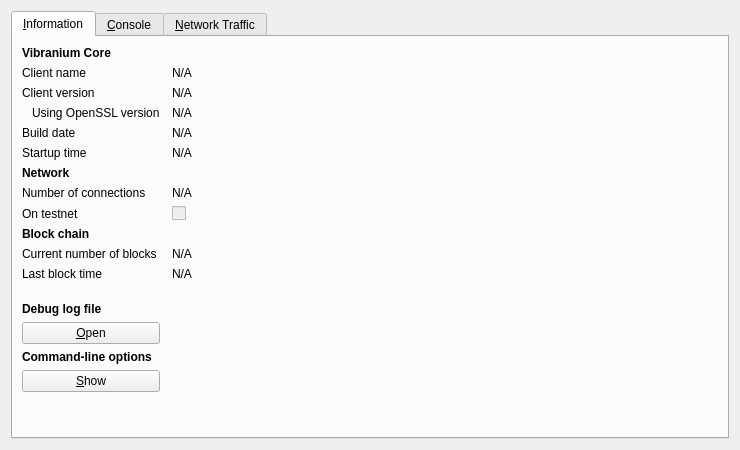
<?xml version="1.0" encoding="UTF-8"?>
<ui version="4.0">
 <class>RPCConsole</class>
 <widget class="QDialog" name="RPCConsole">
  <property name="geometry">
   <rect>
    <x>0</x>
    <y>0</y>
    <width>740</width>
    <height>450</height>
   </rect>
  </property>
  <property name="windowTitle">
   <string>Vibranium - Debug window</string>
  </property>
  <layout class="QVBoxLayout" name="verticalLayout_2">
   <item>
    <widget class="QTabWidget" name="tabWidget">
     <property name="currentIndex">
      <number>0</number>
     </property>
     <widget class="QWidget" name="tab_info">
      <attribute name="title">
       <string>&amp;Information</string>
      </attribute>
      <layout class="QGridLayout" name="gridLayout" columnstretch="0,1">
       <property name="horizontalSpacing">
        <number>12</number>
       </property>
       <item row="0" column="0">
        <widget class="QLabel" name="label_9">
         <property name="font">
          <font>
           <weight>75</weight>
           <bold>true</bold>
          </font>
         </property>
         <property name="text">
          <string>Vibranium Core</string>
         </property>
        </widget>
       </item>
       <item row="1" column="0">
        <widget class="QLabel" name="label_5">
         <property name="text">
          <string>Client name</string>
         </property>
        </widget>
       </item>
       <item row="1" column="1">
        <widget class="QLabel" name="clientName">
         <property name="cursor">
          <cursorShape>IBeamCursor</cursorShape>
         </property>
         <property name="text">
          <string>N/A</string>
         </property>
         <property name="textFormat">
          <enum>Qt::PlainText</enum>
         </property>
         <property name="textInteractionFlags">
          <set>Qt::LinksAccessibleByMouse|Qt::TextSelectableByKeyboard|Qt::TextSelectableByMouse</set>
         </property>
        </widget>
       </item>
       <item row="2" column="0">
        <widget class="QLabel" name="label_6">
         <property name="text">
          <string>Client version</string>
         </property>
        </widget>
       </item>
       <item row="2" column="1">
        <widget class="QLabel" name="clientVersion">
         <property name="cursor">
          <cursorShape>IBeamCursor</cursorShape>
         </property>
         <property name="text">
          <string>N/A</string>
         </property>
         <property name="textFormat">
          <enum>Qt::PlainText</enum>
         </property>
         <property name="textInteractionFlags">
          <set>Qt::LinksAccessibleByMouse|Qt::TextSelectableByKeyboard|Qt::TextSelectableByMouse</set>
         </property>
        </widget>
       </item>
       <item row="3" column="0">
        <widget class="QLabel" name="label_14">
         <property name="text">
          <string>Using OpenSSL version</string>
         </property>
         <property name="indent">
          <number>10</number>
         </property>
        </widget>
       </item>
       <item row="3" column="1">
        <widget class="QLabel" name="openSSLVersion">
         <property name="cursor">
          <cursorShape>IBeamCursor</cursorShape>
         </property>
         <property name="text">
          <string>N/A</string>
         </property>
         <property name="textFormat">
          <enum>Qt::PlainText</enum>
         </property>
         <property name="textInteractionFlags">
          <set>Qt::LinksAccessibleByMouse|Qt::TextSelectableByKeyboard|Qt::TextSelectableByMouse</set>
         </property>
        </widget>
       </item>
       <item row="4" column="0">
        <widget class="QLabel" name="label_12">
         <property name="text">
          <string>Build date</string>
         </property>
        </widget>
       </item>
       <item row="4" column="1">
        <widget class="QLabel" name="buildDate">
         <property name="cursor">
          <cursorShape>IBeamCursor</cursorShape>
         </property>
         <property name="text">
          <string>N/A</string>
         </property>
         <property name="textFormat">
          <enum>Qt::PlainText</enum>
         </property>
         <property name="textInteractionFlags">
          <set>Qt::LinksAccessibleByMouse|Qt::TextSelectableByKeyboard|Qt::TextSelectableByMouse</set>
         </property>
        </widget>
       </item>
       <item row="5" column="0">
        <widget class="QLabel" name="label_13">
         <property name="text">
          <string>Startup time</string>
         </property>
        </widget>
       </item>
       <item row="5" column="1">
        <widget class="QLabel" name="startupTime">
         <property name="cursor">
          <cursorShape>IBeamCursor</cursorShape>
         </property>
         <property name="text">
          <string>N/A</string>
         </property>
         <property name="textFormat">
          <enum>Qt::PlainText</enum>
         </property>
         <property name="textInteractionFlags">
          <set>Qt::LinksAccessibleByMouse|Qt::TextSelectableByKeyboard|Qt::TextSelectableByMouse</set>
         </property>
        </widget>
       </item>
       <item row="6" column="0">
        <widget class="QLabel" name="label_11">
         <property name="font">
          <font>
           <weight>75</weight>
           <bold>true</bold>
          </font>
         </property>
         <property name="text">
          <string>Network</string>
         </property>
        </widget>
       </item>
       <item row="7" column="0">
        <widget class="QLabel" name="label_7">
         <property name="text">
          <string>Number of connections</string>
         </property>
        </widget>
       </item>
       <item row="7" column="1">
        <widget class="QLabel" name="numberOfConnections">
         <property name="cursor">
          <cursorShape>IBeamCursor</cursorShape>
         </property>
         <property name="text">
          <string>N/A</string>
         </property>
         <property name="textFormat">
          <enum>Qt::PlainText</enum>
         </property>
         <property name="textInteractionFlags">
          <set>Qt::LinksAccessibleByMouse|Qt::TextSelectableByKeyboard|Qt::TextSelectableByMouse</set>
         </property>
        </widget>
       </item>
       <item row="8" column="0">
        <widget class="QLabel" name="label_8">
         <property name="text">
          <string>On testnet</string>
         </property>
        </widget>
       </item>
       <item row="8" column="1">
        <widget class="QCheckBox" name="isTestNet">
         <property name="enabled">
          <bool>false</bool>
         </property>
         <property name="text">
          <string/>
         </property>
        </widget>
       </item>
       <item row="9" column="0">
        <widget class="QLabel" name="label_10">
         <property name="font">
          <font>
           <weight>75</weight>
           <bold>true</bold>
          </font>
         </property>
         <property name="text">
          <string>Block chain</string>
         </property>
        </widget>
       </item>
       <item row="10" column="0">
        <widget class="QLabel" name="label_3">
         <property name="text">
          <string>Current number of blocks</string>
         </property>
        </widget>
       </item>
       <item row="10" column="1">
        <widget class="QLabel" name="numberOfBlocks">
         <property name="cursor">
          <cursorShape>IBeamCursor</cursorShape>
         </property>
         <property name="text">
          <string>N/A</string>
         </property>
         <property name="textFormat">
          <enum>Qt::PlainText</enum>
         </property>
         <property name="textInteractionFlags">
          <set>Qt::LinksAccessibleByMouse|Qt::TextSelectableByKeyboard|Qt::TextSelectableByMouse</set>
         </property>
        </widget>
       </item>
       <item row="11" column="0">
        <widget class="QLabel" name="label_2">
         <property name="text">
          <string>Last block time</string>
         </property>
        </widget>
       </item>
       <item row="11" column="1">
        <widget class="QLabel" name="lastBlockTime">
         <property name="cursor">
          <cursorShape>IBeamCursor</cursorShape>
         </property>
         <property name="text">
          <string>N/A</string>
         </property>
         <property name="textFormat">
          <enum>Qt::PlainText</enum>
         </property>
         <property name="textInteractionFlags">
          <set>Qt::LinksAccessibleByMouse|Qt::TextSelectableByKeyboard|Qt::TextSelectableByMouse</set>
         </property>
        </widget>
       </item>
       <item row="12" column="0">
        <spacer name="verticalSpacer_2">
         <property name="orientation">
          <enum>Qt::Vertical</enum>
         </property>
         <property name="sizeHint" stdset="0">
          <size>
           <width>20</width>
           <height>20</height>
          </size>
         </property>
        </spacer>
       </item>
       <item row="13" column="0">
        <widget class="QLabel" name="labelDebugLogfile">
         <property name="font">
          <font>
           <weight>75</weight>
           <bold>true</bold>
          </font>
         </property>
         <property name="text">
          <string>Debug log file</string>
         </property>
        </widget>
       </item>
       <item row="14" column="0">
        <widget class="QPushButton" name="openDebugLogfileButton">
         <property name="toolTip">
          <string>Open the Vibranium debug log file from the current data directory. This can take a few seconds for large log files.</string>
         </property>
         <property name="text">
          <string>&amp;Open</string>
         </property>
         <property name="autoDefault">
          <bool>false</bool>
         </property>
        </widget>
       </item>
       <item row="15" column="0">
        <widget class="QLabel" name="labelCLOptions">
         <property name="font">
          <font>
           <weight>75</weight>
           <bold>true</bold>
          </font>
         </property>
         <property name="text">
          <string>Command-line options</string>
         </property>
        </widget>
       </item>
       <item row="16" column="0">
        <widget class="QPushButton" name="showCLOptionsButton">
         <property name="toolTip">
          <string>Show the Vibranium-Qt help message to get a list with possible Vibranium command-line options.</string>
         </property>
         <property name="text">
          <string>&amp;Show</string>
         </property>
         <property name="autoDefault">
          <bool>false</bool>
         </property>
        </widget>
       </item>
       <item row="17" column="0">
        <spacer name="verticalSpacer">
         <property name="orientation">
          <enum>Qt::Vertical</enum>
         </property>
         <property name="sizeHint" stdset="0">
          <size>
           <width>20</width>
           <height>40</height>
          </size>
         </property>
        </spacer>
       </item>
      </layout>
     </widget>
     <widget class="QWidget" name="tab_console">
      <attribute name="title">
       <string>&amp;Console</string>
      </attribute>
      <layout class="QVBoxLayout" name="verticalLayout_3">
       <property name="spacing">
        <number>3</number>
       </property>
       <item>
        <widget class="QTextEdit" name="messagesWidget">
         <property name="minimumSize">
          <size>
           <width>0</width>
           <height>100</height>
          </size>
         </property>
         <property name="readOnly">
          <bool>true</bool>
         </property>
         <property name="tabKeyNavigation" stdset="0">
          <bool>false</bool>
         </property>
         <property name="columnCount" stdset="0">
          <number>2</number>
         </property>
        </widget>
       </item>
       <item>
        <layout class="QHBoxLayout" name="horizontalLayout">
         <property name="spacing">
          <number>3</number>
         </property>
         <item>
          <widget class="QLabel" name="label">
           <property name="text">
            <string notr="true">&gt;</string>
           </property>
          </widget>
         </item>
         <item>
          <widget class="QLineEdit" name="lineEdit"/>
         </item>
         <item>
          <widget class="QPushButton" name="clearButton">
           <property name="maximumSize">
            <size>
             <width>24</width>
             <height>24</height>
            </size>
           </property>
           <property name="toolTip">
            <string>Clear console</string>
           </property>
           <property name="text">
            <string/>
           </property>
           <property name="icon">
            <iconset resource="../bitcoin.qrc">
             <normaloff>:/icons/remove</normaloff>:/icons/remove</iconset>
           </property>
           <property name="shortcut">
            <string notr="true">Ctrl+L</string>
           </property>
           <property name="autoDefault">
            <bool>false</bool>
           </property>
          </widget>
         </item>
        </layout>
       </item>
      </layout>
     </widget>
     <widget class="QWidget" name="tab">
      <attribute name="title">
       <string>&amp;Network Traffic</string>
      </attribute>
      <layout class="QHBoxLayout" name="horizontalLayout_3">
       <item>
        <layout class="QVBoxLayout" name="verticalLayout_4">
         <item>
          <widget class="TrafficGraphWidget" name="trafficGraph" native="true">
           <property name="sizePolicy">
            <sizepolicy hsizetype="Expanding" vsizetype="Expanding">
             <horstretch>0</horstretch>
             <verstretch>0</verstretch>
            </sizepolicy>
           </property>
          </widget>
         </item>
         <item>
          <layout class="QHBoxLayout" name="horizontalLayout_2">
           <item>
            <widget class="QSlider" name="sldGraphRange">
             <property name="minimum">
              <number>1</number>
             </property>
             <property name="maximum">
              <number>288</number>
             </property>
             <property name="pageStep">
              <number>12</number>
             </property>
             <property name="value">
              <number>6</number>
             </property>
             <property name="orientation">
              <enum>Qt::Horizontal</enum>
             </property>
            </widget>
           </item>
           <item>
            <widget class="QLabel" name="lblGraphRange">
             <property name="minimumSize">
              <size>
               <width>100</width>
               <height>0</height>
              </size>
             </property>
             <property name="alignment">
              <set>Qt::AlignCenter</set>
             </property>
            </widget>
           </item>
           <item>
            <widget class="QPushButton" name="btnClearTrafficGraph">
             <property name="text">
              <string>&amp;Clear</string>
             </property>
            </widget>
           </item>
          </layout>
         </item>
        </layout>
       </item>
       <item>
        <layout class="QVBoxLayout" name="verticalLayout">
         <item>
          <widget class="QGroupBox" name="groupBox">
           <property name="title">
            <string>Totals</string>
           </property>
           <layout class="QVBoxLayout" name="verticalLayout_5">
            <item>
             <layout class="QHBoxLayout" name="horizontalLayout_4">
              <item>
               <widget class="Line" name="line">
                <property name="sizePolicy">
                 <sizepolicy hsizetype="Fixed" vsizetype="Fixed">
                  <horstretch>0</horstretch>
                  <verstretch>0</verstretch>
                 </sizepolicy>
                </property>
                <property name="minimumSize">
                 <size>
                  <width>10</width>
                  <height>0</height>
                 </size>
                </property>
                <property name="palette">
                 <palette>
                  <active>
                   <colorrole role="Light">
                    <brush brushstyle="SolidPattern">
                     <color alpha="255">
                      <red>0</red>
                      <green>255</green>
                      <blue>0</blue>
                     </color>
                    </brush>
                   </colorrole>
                  </active>
                  <inactive>
                   <colorrole role="Light">
                    <brush brushstyle="SolidPattern">
                     <color alpha="255">
                      <red>0</red>
                      <green>255</green>
                      <blue>0</blue>
                     </color>
                    </brush>
                   </colorrole>
                  </inactive>
                  <disabled>
                   <colorrole role="Light">
                    <brush brushstyle="SolidPattern">
                     <color alpha="255">
                      <red>0</red>
                      <green>255</green>
                      <blue>0</blue>
                     </color>
                    </brush>
                   </colorrole>
                  </disabled>
                 </palette>
                </property>
                <property name="orientation">
                 <enum>Qt::Horizontal</enum>
                </property>
               </widget>
              </item>
              <item>
               <widget class="QLabel" name="label_16">
                <property name="text">
                 <string>In:</string>
                </property>
               </widget>
              </item>
              <item>
               <widget class="QLabel" name="lblBytesIn">
                <property name="minimumSize">
                 <size>
                  <width>50</width>
                  <height>0</height>
                 </size>
                </property>
                <property name="alignment">
                 <set>Qt::AlignRight|Qt::AlignTrailing|Qt::AlignVCenter</set>
                </property>
               </widget>
              </item>
             </layout>
            </item>
            <item>
             <layout class="QHBoxLayout" name="horizontalLayout_5">
              <item>
               <widget class="Line" name="line_2">
                <property name="sizePolicy">
                 <sizepolicy hsizetype="Fixed" vsizetype="Fixed">
                  <horstretch>0</horstretch>
                  <verstretch>0</verstretch>
                 </sizepolicy>
                </property>
                <property name="minimumSize">
                 <size>
                  <width>10</width>
                  <height>0</height>
                 </size>
                </property>
                <property name="palette">
                 <palette>
                  <active>
                   <colorrole role="Light">
                    <brush brushstyle="SolidPattern">
                     <color alpha="255">
                      <red>255</red>
                      <green>0</green>
                      <blue>0</blue>
                     </color>
                    </brush>
                   </colorrole>
                  </active>
                  <inactive>
                   <colorrole role="Light">
                    <brush brushstyle="SolidPattern">
                     <color alpha="255">
                      <red>255</red>
                      <green>0</green>
                      <blue>0</blue>
                     </color>
                    </brush>
                   </colorrole>
                  </inactive>
                  <disabled>
                   <colorrole role="Light">
                    <brush brushstyle="SolidPattern">
                     <color alpha="255">
                      <red>255</red>
                      <green>0</green>
                      <blue>0</blue>
                     </color>
                    </brush>
                   </colorrole>
                  </disabled>
                 </palette>
                </property>
                <property name="orientation">
                 <enum>Qt::Horizontal</enum>
                </property>
               </widget>
              </item>
              <item>
               <widget class="QLabel" name="label_17">
                <property name="text">
                 <string>Out:</string>
                </property>
               </widget>
              </item>
              <item>
               <widget class="QLabel" name="lblBytesOut">
                <property name="minimumSize">
                 <size>
                  <width>50</width>
                  <height>0</height>
                 </size>
                </property>
                <property name="alignment">
                 <set>Qt::AlignRight|Qt::AlignTrailing|Qt::AlignVCenter</set>
                </property>
               </widget>
              </item>
             </layout>
            </item>
            <item>
             <spacer name="verticalSpacer_4">
              <property name="orientation">
               <enum>Qt::Vertical</enum>
              </property>
              <property name="sizeHint" stdset="0">
               <size>
                <width>20</width>
                <height>407</height>
               </size>
              </property>
             </spacer>
            </item>
           </layout>
          </widget>
         </item>
        </layout>
       </item>
      </layout>
     </widget>
    </widget>
   </item>
  </layout>
 </widget>
 <customwidgets>
  <customwidget>
   <class>TrafficGraphWidget</class>
   <extends>QWidget</extends>
   <header>trafficgraphwidget.h</header>
   <container>1</container>
   <slots>
    <slot>clear()</slot>
   </slots>
  </customwidget>
 </customwidgets>
 <resources>
  <include location="../bitcoin.qrc"/>
 </resources>
 <connections/>
</ui>
